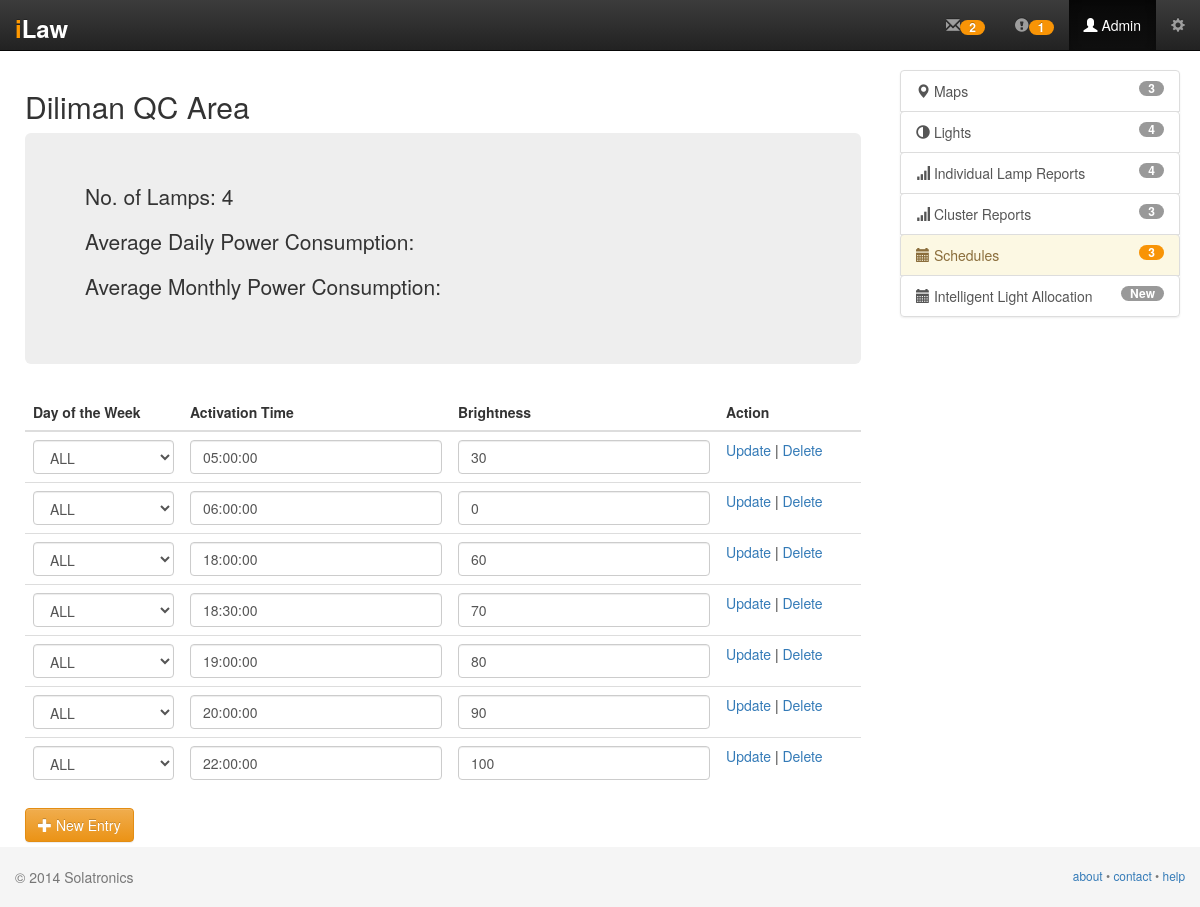
The page /viewschedulealarm.php?clusterid=1 (signed in) on the database its author committed.
### tables this page shows
CREATE TABLE `alarm_schedule` (
  `scheduleid` int(11) NOT NULL DEFAULT '0',
  `clusterid` int(11) NOT NULL,
  `activate_time` time DEFAULT NULL,
  `brightness` int(3) DEFAULT '100',
  `day_of_week` varchar(4) NOT NULL
);

### viewschedulealarm.php (the view, shortened to what this page needs)
<?php
$groupWarningMaps = "";
$badgeWarningMaps = "";
$groupWarningLights = "";
$badgeWarningLights = "";
$groupWarningReportsIndividual = "";
$badgeWarningReportsIndividual = "";
$groupWarningReportsCluster = "";
$badgeWarningReportsCluster = "";
$groupWarningSchedules = "list-group-item-warning";
$badgeWarningSchedules = "badge-warning";
?>
<!DOCTYPE HTML>
<html lang="en">
	<head>
		<link rel="stylesheet" href="//netdna.bootstrapcdn.com/bootstrap/3.1.1/css/bootstrap.min.css">
		<link rel="stylesheet" href="//netdna.bootstrapcdn.com/bootstrap/3.1.1/css/bootstrap-theme.min.css">
		<link href="./css/schedule.css" rel="stylesheet">
	<link rel="stylesheet" href="//code.jquery.com/ui/1.10.4/themes/smoothness/jquery-ui.css">
	<link rel="stylesheet" type="text/css" href="./css/jquery.timepicker.css" />
	</head>
	<body onload="changeView()">
<?php
include './header.php';
?>
<?php
include './rightnavigationbar.php';
?>
<div id="wrapContent">
	<div id="content">
		<div class="container-fluid">
			<div id='wrap'>
				<?php
					$sql="SELECT name FROM cluster WHERE clusterid=".$_GET['clusterid'];
					$result=mysql_query($sql);
					$row=mysql_fetch_array($result);
						$cluster['name'] = $row['name'];
					$sql="SELECT count(distinct bulbid) as lamps from cluster_bulb where clusterid = ".$_GET['clusterid'];
					$result=mysql_query($sql);
					$row=mysql_fetch_array($result);
						$lampCount = $row['lamps'];
				?>
				<h2><?php echo $cluster['name'];?></h2>
				<div class="jumbotron">
					<p>No. of Lamps: <?php echo "$lampCount"; ?> </p>
					<p id="dailyPowerConsumption">Average Daily Power Consumption: </p>
					<p id="monthlyPowerConsumption">Average Monthly Power Consumption: </p>
				</div>
				<table class="table table-hover">
					<?php
						$sql="SELECT
								alarm_schedule.scheduleid,
								alarm_schedule.clusterid,
								alarm_schedule.activate_time,
								alarm_schedule.brightness,
								day_of_week.day AS day_of_week,
								day_of_week.dow_id
							FROM
								alarm_schedule
							INNER JOIN
								day_of_week
							ON
								alarm_schedule.day_of_week=day_of_week.dow_id
							WHERE
								alarm_schedule.clusterid=".$_GET['clusterid'].
							" ORDER BY day_of_week.dow_id ASC, alarm_schedule.activate_time ASC";
						$result=mysql_query($sql);
						$countAlarmSched = 0;
						while($row=mysql_fetch_array($result))
						{
							$schedule[$countAlarmSched]['scheduleid'] = $row['scheduleid'];
							$schedule[$countAlarmSched]['activate_time'] = $row['activate_time'];
							$schedule[$countAlarmSched]['day_of_week'] = $row['day_of_week'];
							$schedule[$countAlarmSched]['brightness'] = $row['brightness'];
							$countAlarmSched++;
						}
					?>
				    <thead>
				      <tr>
				        <th>Day of the Week</th>
				        <th>Activation Time</th>
				        <th>Brightness</th>
				        <th>Action</th>
				      </tr>
				    </thead>
				    <tbody>
						<?php
							function createDayOfWeek ($dow) {
								$daysofweekArr = array("ALL","MON","TUE","WED","THU","FRI","SAT","SUN");
								$strDayOfWeek = "<td><select class=\"dayOfWeek form-control\">";
									foreach ($daysofweekArr as $day) {
										$selectStringPre = "<option value=\"$day\"";
										if ($dow == $day) {
											$selectStringPre = $selectStringPre . "selected=\"selected\"";
										}
										$selectStringPost = ">$day</option>";
										$selectString = $selectStringPre.$selectStringPost;
										$strDayOfWeek = $strDayOfWeek.$selectString;
									}
								$strDayOfWeek = $strDayOfWeek."</select></td>";
								return $strDayOfWeek;
							}
							foreach ($schedule as $timeslot) {
								$strTsId = "<tr id=\"" . $timeslot['scheduleid'] . "\">";
								$strDayOfWeek = createDayOfWeek($timeslot['day_of_week']);
								$strActivate = "<td><input type=\"text\" class=\"form-control time activateTime\" value=\"".$timeslot['activate_time']."\"></td>";
								$strBrightness = "<td><input type=\"text\" class=\"form-control brightness\" value=\"".$timeslot['brightness']."\"></td>";
								$strActions = "<td><a href=\"#\" onclick=\"updateEntry(this)\">Update</a>&nbsp|&nbsp<a href=\"#\" onclick=\"deleteEntry(this)\">Delete</a></td>";
								$selectString = $strTsId.$strDayOfWeek.$strActivate.$strBrightness.$strActions."</tr>";
								echo "$selectString";
							}
						?>
				    </tbody>
				</table>
				<a href="#" class="btn btn-warning" onclick="newEntry()"><span class="glyphicon glyphicon-plus"></span> New Entry</a>
			</div>
		</div>
		<div id="push" class="container"><h1>&nbsp;</h1></div>
	</div>
</div>
<div id="footer" class="footer navbar-fixed-bottom">
      <div class="container-fluid">
        <p class="text-muted">&copy; 2014 Solatronics <small class="pull-right"><a href="#">about</a> &#8226; <a href="#">contact</a> &#8226; <a href="#">help</a></small></p>
      </div>
</div>
</body>
</html>

### header.php (shortened to what this page needs)
<div class="navbar navbar-inverse navbar-fixed-top" role="navigation">
     <div class="container-fluid">
       <div class="navbar-header">
         <a class="navbar-brand" href="./"><h3 class="brand-name"><strong><span class="company-branding">i</span>Law</strong></h3></a>
       </div>
       <div class="navbar-collapse collapse">
         <ul class="nav navbar-nav navbar-right">
           <li id="messages"><a href="#"><span class="glyphicon glyphicon-envelope"></span><span class="badge badge-warning">2</span></a></li>
           <li id="notifications"><a href="#"><span class="glyphicon glyphicon-exclamation-sign"></span><span class="badge badge-warning">1</span></a></li>
           <li id="account" class="active dropdown"><a href="#" class="dropdown-toggle" data-toggle="dropdown"><span class="glyphicon glyphicon-user"></span> <?php echo $_SESSION['user'];?></a>
           </li>
           <li id="settings" class="dropdown"><a href="#" class="dropdown-toggle" data-toggle="dropdown"><span class="glyphicon glyphicon-cog"></span></a>
           </li>
         </ul>
       </div>
     </div>
   </div>

### rightnavigationbar.php (shortened to what this page needs)
<div id="float">
  <ul class="list-group list-unstyled">
    <li id="maps" class="dropdown">
    <?php
      $sql="SELECT clusterid, name FROM cluster";
      $result=mysql_query($sql);
      $countClusters = 0;
      while($row=mysql_fetch_array($result))
      {
        $countClusters++;
      }
    ?>
      <a href="#" class="list-group-item <?php echo $groupWarningMaps; ?> dropdown-toggle" data-toggle="dropdown">
        <span class="glyphicon glyphicon-map-marker"></span>
        Maps
        <span class="badge pull-right <?php echo $badgeWarningMaps; ?>"><?php echo $countClusters; ?></span>
      </a>
    </li>
    <li id="lights" class="dropdown">
    <?php
      $sql="SELECT bulbid, name FROM bulb";
      $result=mysql_query($sql);
      $countBulbs = 0;
      while($row=mysql_fetch_array($result))
      {
        $countBulbs++;
      }
    ?>
      <a href="#" class="list-group-item <?php echo $groupWarningLights; ?> dropdown-toggle" data-toggle="dropdown">
        <span class="glyphicon glyphicon-adjust"></span>
        Lights
        <span class="badge pull-right <?php echo $badgeWarningLights; ?>"><?php echo $countBulbs; ?></span>
      </a>
    </li>
    <li id="readings" class="dropdown">
    <?php
      $sql="SELECT bulbid, name FROM bulb WHERE bulbid IN (SELECT DISTINCT bulbid FROM poweranalyzer ORDER BY bulbid)";
      $result=mysql_query($sql);
      $countReadings = 0;
      while($row=mysql_fetch_array($result))
      {
        $countReadings++;
      }
    ?>
      <a href="#" class="list-group-item <?php echo $groupWarningReportsIndividual; ?> dropdown-toggle" data-toggle="dropdown">
        <span class="glyphicon glyphicon-signal"></span>
        Individual Lamp Reports
        <span class="badge pull-right <?php echo $badgeWarningReportsIndividual; ?>"><?php echo $countReadings; ?></span>
      </a>
    </li>
    <li id="readingsCluster" class="dropdown">
      <a href="#" class="list-group-item <?php echo $groupWarningReportsCluster; ?> dropdown-toggle" data-toggle="dropdown">
        <span class="glyphicon glyphicon-signal"></span>
        Cluster Reports
        <span class="badge pull-right <?php echo $badgeWarningReportsCluster; ?>"><?php echo $countClusters; ?></span>
      </a>
    </li>
    <li id="schedules" class="dropdown">
      <a href="#" class="list-group-item <?php echo $groupWarningSchedules; ?> dropdown-toggle" data-toggle="dropdown">
        <span class="glyphicon glyphicon-calendar"></span>
        Schedules
        <span class="badge pull-right <?php echo $badgeWarningSchedules; ?>"><?php echo $countClusters; ?></span>
      </a>
    </li>
    <li id="intelliLightControl" class="dropdown">
      <a href="intelligentLightControl.php" class="list-group-item dropdown-toggle">
        <span class="glyphicon glyphicon-calendar"></span>
        Intelligent Light Allocation
        <span class="badge pull-right">New</span>
      </a>
    </li>
  </ul>
</div>

### css/schedule.css (style rules this page uses)
.brand-name { margin: 0; padding-top: 0; }
.company-branding { color: #FF9900; font-weight: 900; }
html { position: relative; min-height: 100%; }
body { margin-bottom: 60px; }
#wrapContent { min-height: 100%; height: auto !important; height: 100%; margin: 0 auto -60px; padding: 0 0 60px; }
#footer { height: 60px; background-color: #f5f5f5; }
#push { height: 60px; }
.container-fluid .text-muted { margin: 20px 0; }
#footer > .container-fluid { padding-right: 15px; padding-left: 15px; }
.badge { padding: 1px 9px 2px; font-size: 12.025px; font-weight: bold; white-space: nowrap; color: #ffffff; background-color: #999999; -webkit-border-radius: 9px; -moz-border-radius: 9px; border-radius: 9px; }
.badge-warning { background-color: #f89406; }

### viewschedulealarm.php (style rules this page uses)
html, body, #map-canvas { height: 100%; margin: 0px; padding: 0px }
#float { z-index: 100; float: right; padding-top: 70px; padding-right: 20px; width: 25%; }
#content { z-index: 100; float: left; padding-top: 70px; padding-left: 10px; width: 73%; }
#wrap { width: 100%; height: 100%; margin: 0 auto; }

### rows shown on the page
alarm_schedule: activate_time "05:00:00", brightness "30"
alarm_schedule: activate_time "06:00:00", brightness "0"
alarm_schedule: activate_time "18:00:00", brightness "60"
alarm_schedule: activate_time "18:30:00", brightness "70"
alarm_schedule: activate_time "19:00:00", brightness "80"
alarm_schedule: activate_time "20:00:00", brightness "90"
alarm_schedule: activate_time "22:00:00", brightness "100"

### other values the page prints
$_SESSION['user'] "Admin"
$countClusters "3"
$countBulbs "4"
$countReadings "4"
$cluster['name'] "Diliman QC Area"
$lampCount "4"
form field value "ALL"
